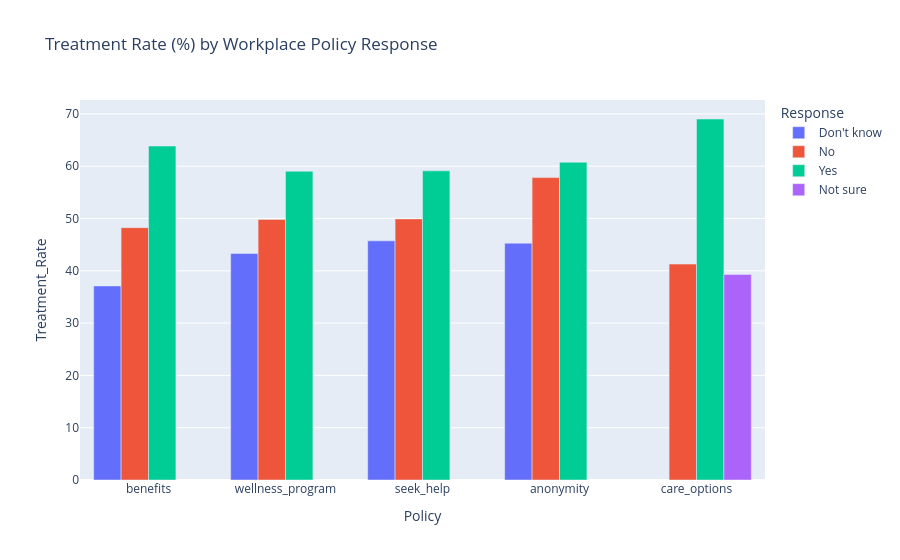

Here is the notebook cell this chart was saved with:
### Markdown cell above
## 5. Workplace Factors & Policy

### Code cell
policy_cols = ['benefits', 'care_options', 'wellness_program', 'seek_help', 'anonymity']
rows = []
for col in policy_cols:
    for val, sub in clean_df.groupby(col):
        if len(sub) >= 10:
            rows.append({'Policy': col, 'Response': val, 'Treatment_Rate': sub['Treatment_Flag'].mean() * 100, 'n': len(sub)})
policy_df = pd.DataFrame(rows)

fig = px.bar(policy_df, x='Policy', y='Treatment_Rate', color='Response', barmode='group',
             title='Treatment Rate (%) by Workplace Policy Response')
fig.show()

### Figure 1 — Plotly figure (JSON) as saved in the notebook; plotly's stock layout.template omitted (floating-point values rounded to 4 significant figures)
{"data": [{"alignmentgroup": "True", "hovertemplate": "Response=Don't know<br>Policy=%{x}<br>Treatment_Rate=%{y}<extra></extra>", "legendgroup": "Don't know", "marker": {"color": "#636efa", "pattern": {"shape": ""}}, "name": "Don't know", "offsetgroup": "Don't know", "orientation": "v", "showlegend": true, "textposition": "auto", "type": "bar", "x": ["benefits", "wellness_program", "seek_help", "anonymity"], "xaxis": "x", "y": [37.1, 43.32, 45.73, 45.28], "yaxis": "y"}, {"alignmentgroup": "True", "hovertemplate": "Response=No<br>Policy=%{x}<br>Treatment_Rate=%{y}<extra></extra>", "legendgroup": "No", "marker": {"color": "#EF553B", "pattern": {"shape": ""}}, "name": "No", "offsetgroup": "No", "orientation": "v", "showlegend": true, "textposition": "auto", "type": "bar", "x": ["benefits", "care_options", "wellness_program", "seek_help", "anonymity"], "xaxis": "x", "y": [48.25, 41.28, 49.82, 49.92, 57.81], "yaxis": "y"}, {"alignmentgroup": "True", "hovertemplate": "Response=Yes<br>Policy=%{x}<br>Treatment_Rate=%{y}<extra></extra>", "legendgroup": "Yes", "marker": {"color": "#00cc96", "pattern": {"shape": ""}}, "name": "Yes", "offsetgroup": "Yes", "orientation": "v", "showlegend": true, "textposition": "auto", "type": "bar", "x": ["benefits", "care_options", "wellness_program", "seek_help", "anonymity"], "xaxis": "x", "y": [63.85, 69.02, 59.03, 59.11, 60.75], "yaxis": "y"}, {"alignmentgroup": "True", "hovertemplate": "Response=Not sure<br>Policy=%{x}<br>Treatment_Rate=%{y}<extra></extra>", "legendgroup": "Not sure", "marker": {"color": "#ab63fa", "pattern": {"shape": ""}}, "name": "Not sure", "offsetgroup": "Not sure", "orientation": "v", "showlegend": true, "textposition": "auto", "type": "bar", "x": ["care_options"], "xaxis": "x", "y": [39.3], "yaxis": "y"}], "layout": {"barmode": "group", "legend": {"title": {"text": "Response"}, "tracegroupgap": 0}, "title": {"text": "Treatment Rate (%) by Workplace Policy Response"}, "xaxis": {"anchor": "y", "domain": [0.0, 1.0], "title": {"text": "Policy"}}, "yaxis": {"anchor": "x", "domain": [0.0, 1.0], "title": {"text": "Treatment_Rate"}}}}
